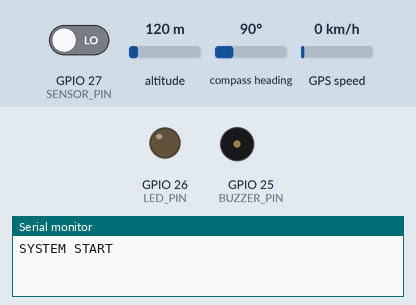
Bench run of a sketch on a simulated ESP32. Parts: output pins drawn as LEDs (lit = HIGH), buzzer (waves = sounding, pin HIGH), the last lines printed to the serial monitor. The inputs (shaded band) are chosen by the test bench; at power-on: GPIO 27 (SENSOR_PIN) LOW, altitude 120 m, compass heading 90°, GPS speed 0 km/h. WiFi joins after 1.5 s; servers stay silent unless stated; the GPS gets a fix after 3 s at 37.7749, -122.4194 with 8 satellites; web services answer with replies made up by the test bench.

Above: at 1.2 s.
1.3 s: GPIO 27 (SENSOR_PIN) driven HIGH
At 2.2 s:
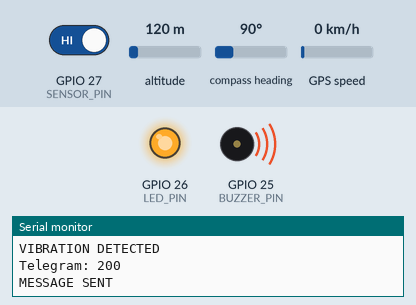
Timing chart, 0 to 5.8 s (numbered marks = the images above; inputs shaded):
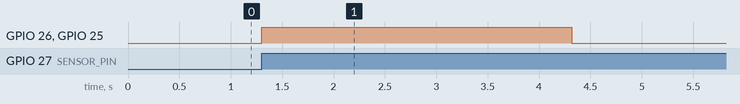

The sketch:

ESP32-GPS-TELEGRAM.ino
```cpp
#include <WiFi.h>
#include <WiFiClientSecure.h>
#include <HTTPClient.h>
#include <TinyGPS++.h>
#define WIFI_NAME "YOUR_WIFI"
#define WIFI_PASS "YOUR_PASSWORD"
#define BOT_TOKEN "YOUR_BOT_TOKEN"
#define CHAT_ID "YOUR_CHAT_ID"
#define GPS_RX 16
#define GPS_TX 17
#define SENSOR_PIN 27
#define BUZZER_PIN 25
#define LED_PIN 26
#define SENSOR_ON HIGH
#define ALERT_TIME 30000UL
#define BUZZER_TIME 3000UL
TinyGPSPlus gps;
bool lastSensor = false;
bool buzzerOn = false;
bool needSend = false;
bool sentBefore = false;

unsigned long buzzerStart = 0;
unsigned long lastAlert = 0;
unsigned long lastTry = 0;
unsigned long lastWiFi = 0;

bool sendTelegram() {

  if (WiFi.status() != WL_CONNECTED) {
    return false;
  }

  WiFiClientSecure client;
  client.setInsecure();

  HTTPClient http;

  String url = "https://api.telegram.org/bot";
  url += BOT_TOKEN;
  url += "/sendMessage";

  if (!http.begin(client, url)) {
    return false;
  }

  http.setTimeout(5000);
  http.addHeader("Content-Type", "application/json");

  String msg = "CAR ALERT!\\n";
  msg += "Vibration detected!";

  if (gps.location.isValid() &&
      gps.location.age() < 60000) {

    msg += "\\n\\nGoogle Maps:\\n";
    msg += "https://www.google.com/maps?q=";
    msg += String(gps.location.lat(), 6);
    msg += ",";
    msg += String(gps.location.lng(), 6);

  } else {
    msg += "\\n\\nGPS not ready";
  }

  String data = "{\"chat_id\":\"";
  data += CHAT_ID;
  data += "\",\"text\":\"";
  data += msg;
  data += "\"}";

  int result = http.POST(data);

  Serial.print("Telegram: ");
  Serial.println(result);

  http.end();

  return result == 200;
}

void setup() {

  Serial.begin(115200);

  pinMode(SENSOR_PIN, INPUT);
  pinMode(BUZZER_PIN, OUTPUT);
  pinMode(LED_PIN, OUTPUT);

  digitalWrite(BUZZER_PIN, LOW);
  digitalWrite(LED_PIN, LOW);

  Serial2.begin(9600, SERIAL_8N1, GPS_RX, GPS_TX);

  lastSensor = (digitalRead(SENSOR_PIN) == SENSOR_ON);

  WiFi.mode(WIFI_STA);
  WiFi.begin(WIFI_NAME, WIFI_PASS);

  lastWiFi = millis();

  Serial.println("SYSTEM START");
}

void loop() {

  unsigned long now = millis();

  while (Serial2.available()) {
    gps.encode(Serial2.read());
  }

  if (WiFi.status() != WL_CONNECTED &&
      now - lastWiFi >= 10000) {

    lastWiFi = now;

    WiFi.disconnect();
    WiFi.begin(WIFI_NAME, WIFI_PASS);

    Serial.println("WiFi Connecting...");
  }

  bool sensor = digitalRead(SENSOR_PIN) == SENSOR_ON;

  if (sensor && !lastSensor) {

    Serial.println("VIBRATION DETECTED");

    digitalWrite(BUZZER_PIN, HIGH);
    digitalWrite(LED_PIN, HIGH);

    buzzerOn = true;
    buzzerStart = now;
    needSend = true;
  }

  lastSensor = sensor;

  if (buzzerOn && now - buzzerStart >= BUZZER_TIME) {

    digitalWrite(BUZZER_PIN, LOW);
    digitalWrite(LED_PIN, LOW);

    buzzerOn = false;
  }

  if (needSend && WiFi.status() == WL_CONNECTED) {

    if ((!sentBefore || now - lastAlert >= ALERT_TIME) &&
        (lastTry == 0 || now - lastTry >= 5000)) {

      lastTry = now;

      if (sendTelegram()) {

        Serial.println("MESSAGE SENT");

        lastAlert = millis();
        sentBefore = true;
        needSend = false;
      }
    }
  }

  delay(20);
}
```

Measured:
- after the input at 1.3 s, GPIO 26 (LED_PIN), GPIO 25 (BUZZER_PIN): LOW → HIGH at once, → LOW 3.0 s later
